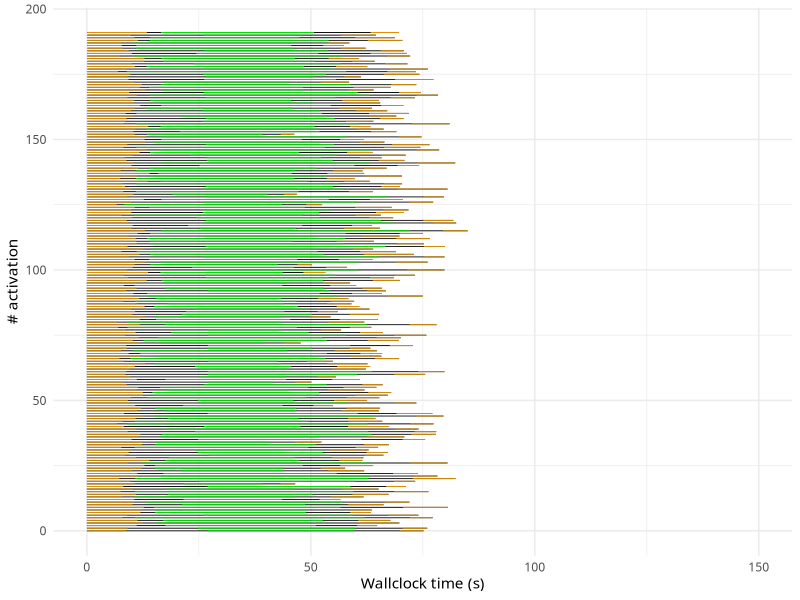
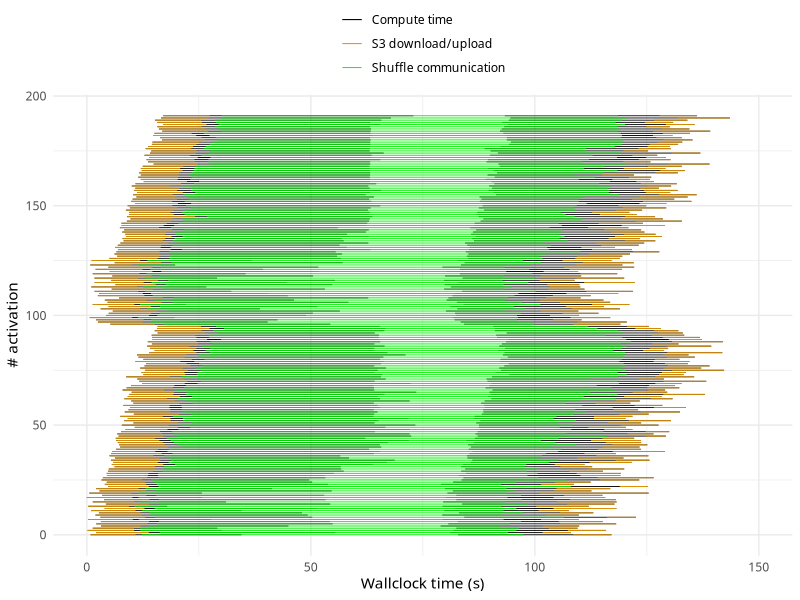

The R source for these figures, in order:
library(ggplot2)
library(patchwork)

classic = read.csv("terasort-classic3.csv")
classic$start_map <- (classic$init_fn_map - min(classic$init_fn_map)) / 1000
classic$end_map <- (classic$end_fn_map - min(classic$init_fn_map)) / 1000
classic$start_reduce <- (classic$init_fn_reduce - min(classic$init_fn_map)) / 1000
classic$end_reduce <- (classic$end_fn_reduce - min(classic$init_fn_map)) / 1000
classic$pre_shuffle <- (classic$pre_upload_map - min(classic$init_fn_map)) / 1000
classic$post_shuffle <- (classic$post_download_reduce - min(classic$init_fn_map)) / 1000
classic$post_download_map <- (classic$post_download_map - min(classic$init_fn_map)) / 1000
classic$pre_upload_reduce <- (classic$pre_upload_reduce - min(classic$init_fn_map)) / 1000


burst = read.csv("terasort-burst2.csv")
burst$start <- (burst$init_fn - min(burst$init_fn)) / 1000
burst$end <- (burst$end_fn - min(burst$init_fn)) / 1000
burst$pre_shuffle <- (burst$pre_shuffle - min(burst$init_fn)) / 1000
burst$post_shuffle <- (burst$post_shuffle - min(burst$init_fn)) / 1000
burst$post_download <- (burst$post_download - min(burst$init_fn)) / 1000
burst$pre_upload <- (burst$pre_upload - min(burst$init_fn)) / 1000

g_classic <- ggplot(classic) +
    scale_x_continuous(limits=c(0,150)) + 
    geom_segment(aes(x=start_map, xend=end_map, y=fn_id, yend=fn_id, color="Compute time"), size=0.3) +
    geom_segment(aes(x=start_reduce, xend=end_reduce, y=fn_id, yend=fn_id, color="Compute time"), size=0.3) +
    geom_segment(aes(x=pre_shuffle, xend=post_shuffle, y=fn_id, yend=fn_id, color="Shuffle communication"), size=0.3) +
    geom_segment(aes(x=start_map, xend=post_download_map, y=fn_id, yend=fn_id, color="S3 download/upload"),  size=0.3) +
    geom_segment(aes(x=pre_upload_reduce, xend=end_reduce, y=fn_id, yend=fn_id, color="S3 download/upload"), size=0.3) +
    scale_color_manual(values=c("black", "orange2", "green2")) + 
    xlab("Wallclock time (s)") + ylab("# activation") + 
    theme_minimal() + theme(text = element_text(family = "Linux Libertine"), legend.position = "top", legend.direction ="vertical", legend.title = element_blank(), legend.margin = margin(0))

g_burst <- ggplot(burst) +
    scale_x_continuous(limits=c(0,150)) +
    geom_segment(aes(x=start, xend=end, y=fn_id, yend=fn_id, color="Compute time"), size=0.3) +
    geom_segment(aes(x=pre_shuffle, xend=post_shuffle, y=fn_id, yend=fn_id, color = "Shuffle communication"), size=0.3) +
    geom_segment(aes(x=start, xend=post_download, y=fn_id, yend=fn_id, color="S3 download/upload"), size=0.3) +
    geom_segment(aes(x=pre_upload, xend=end, y=fn_id, yend=fn_id, color="S3 download/upload"), size=0.3) +
    scale_color_manual(values=c("black", "orange2", "green2")) + 
    xlab("Wallclock time (s)") + ylab("# activation") + 
    theme_minimal() + theme(text = element_text(family = "Linux Libertine"), legend.position = "none")





